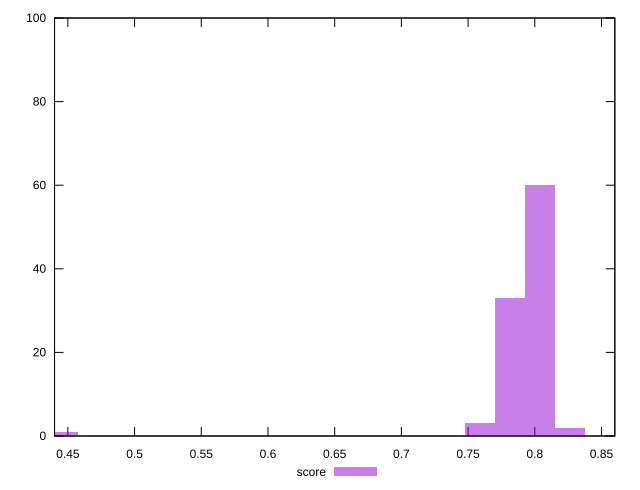

Write the gnuplot code that produced this figure.
reset

$score <<EOF
0.44660614134560106 1
0.803891054422082 60
0.7815607473548019 33
0.7592304402875218 3
0.826221361489362 2
0.8708819756239221 1
EOF

set key outside below
set boxwidth 0.022330307067280054
set xrange [0.44:0.86]
set yrange [0:100]
set trange [0:100]
set style fill transparent solid 0.5 noborder
set terminal svg size 640, 490 enhanced background rgb 'white'
set output "reports/report_00033_2021-03-01T14-23-16.841Z/total-blocking-time/samples/astro/score/histogram.svg"

plot $score title "score" with boxes

reset
